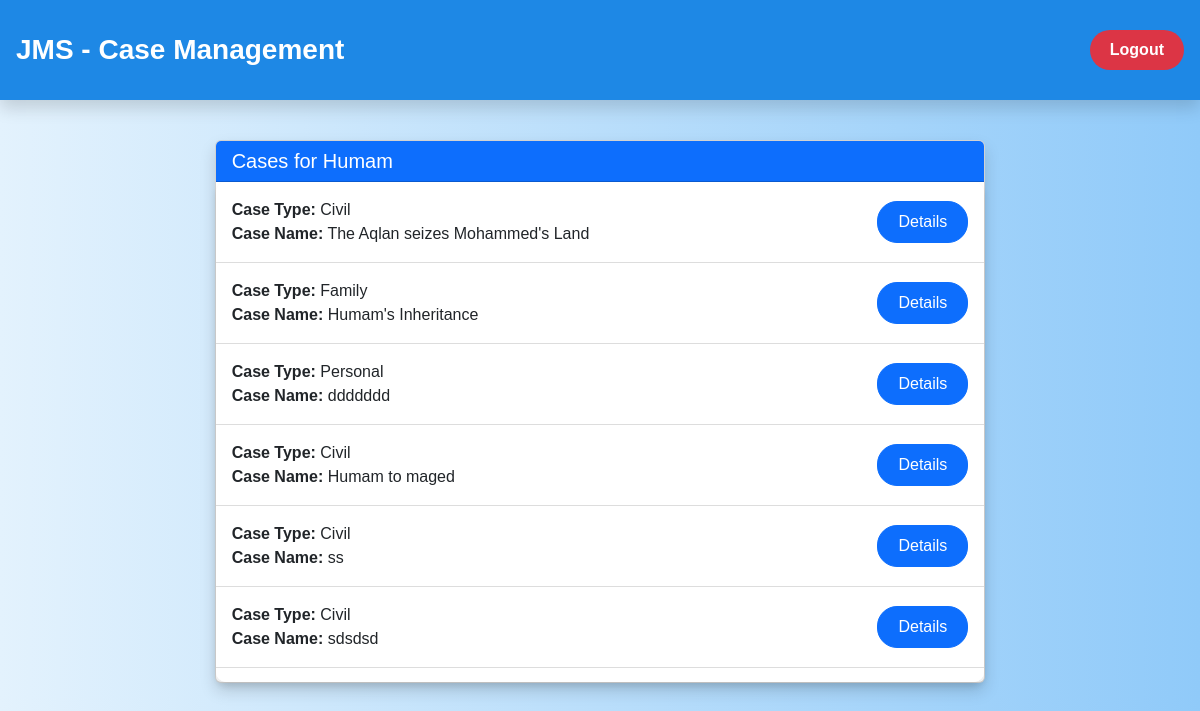
Screenshot of /Admin/admin_operations/view_user_case.php?UserID=20 with the database file from the repository.
### tables this page shows
CREATE TABLE `users` (
  `UserID` int(11) NOT NULL,
  `Name` varchar(255) DEFAULT NULL,
  `Role` int(11) DEFAULT NULL,
  `Email` varchar(255) DEFAULT NULL,
  `Phone` int(9) DEFAULT NULL,
  `userpassword` varchar(255) DEFAULT NULL,
  `created_at` timestamp NOT NULL DEFAULT current_timestamp(),
  `Address` text DEFAULT NULL,
  `LastLogin` datetime DEFAULT NULL
);

CREATE TABLE `cases` (
  `CaseID` int(11) NOT NULL,
  `CaseState` enum('Open','Closed') DEFAULT 'Open',
  `DateFiled` timestamp NOT NULL DEFAULT current_timestamp(),
  `AssignedJudgeID` int(11) DEFAULT NULL,
  `UserID` int(11) DEFAULT NULL,
  `Case_Status` enum('Financial','Personal','Intellectual Property','Civil','Commercial','Family','Criminal','Electronic') DEFAULT NULL,
  `Name` varchar(100) DEFAULT NULL,
  `created_at` timestamp NOT NULL DEFAULT current_timestamp(),
  `Description` text DEFAULT NULL,
  `verdict` text DEFAULT NULL,
  `Modi_Req` varchar(255) DEFAULT NULL,
  `withdraw_ability` enum('1','2','3') NOT NULL
);

### Admin/admin_operations/view_user_case.php (the view, shortened to what this page needs)
<?php
$id = $_GET['UserID'];
global $conn;
$user_query = "SELECT * FROM users WHERE UserID='$id'";
$user_query_result = mysqli_query($conn, $user_query);
$user_query_row = mysqli_fetch_assoc($user_query_result);
$user_id = $user_query_row['UserID'];
$cases_query = "SELECT * FROM cases WHERE UserID=$user_id";
$cases_query_result = mysqli_query($conn, $cases_query);
?>
<!DOCTYPE html>
<html lang="en">
<head>
    <link href="https://cdn.jsdelivr.net/npm/bootstrap@5.3.3/dist/css/bootstrap.min.css" rel="stylesheet">
    <link rel="stylesheet" href="../css/all.min.css">
    <link rel="stylesheet" href="../css/Bondi.css">
</head>
<body>
    <nav class="navbar navbar-light shadow">
        <div class="container-fluid">
            <span class="navbar-brand mb-0">JMS - Case Management</span>
            <a href="../logout.php" class="btn logout-btn">Logout</a>
        </div>
    </nav>
    <div class="container-fluid mt-4">
        <div class="row justify-content-center">
            <div class="col-md-8">
                <div class="card shadow">
                    <div class="card-header bg-primary text-white">
                        <h5 class="card-title mb-0">Cases for <?php echo $user_query_row['Name']; ?></h5>
                    </div>
                    <div class="card-body p-0">
                        <div class="scrollable">
                            <ul class="list-group list-group-flush">
                                <?php
                                while ($row = mysqli_fetch_assoc($cases_query_result)) {
                                    echo "
                                    <li class='list-group-item'>
                                        <div class='d-flex justify-content-between align-items-center'>
                                            <div class='d-flex flex-column'>
                                                <span><strong>Case Type:</strong> {$row['Case_Status']}</span>
                                                <span><strong>Case Name:</strong> {$row['Name']}</span>
                                            </div>
                                            <a href='../../User/View_Case_Details.php?CaseID={$row['CaseID']}' class='btn btn-primary'>Details</a>
                                        </div>
                                    </li>
                                    ";
                                }
                                ?>
                            </ul>
                        </div>
                    </div>
                </div>
            </div>
        </div>
    </div>
</body>
</html>

### css/Bondi.css (style rules this page uses)
body { font-family: "Roboto", sans-serif; }

### Admin/admin_operations/view_user_case.php (style rules this page uses)
body { background: linear-gradient(to right, #e3f2fd, #90caf9); font-family: 'Arial', sans-serif; }
.navbar { background-color: #1e88e5 !important; box-shadow: 0 2px 4px rgba(0, 0, 0, 0.1); }
.navbar-brand { color: #ffffff !important; font-size: 1.75rem; font-weight: bold; }
.logout-btn { background-color: #dc3545; border: none; border-radius: 20px; padding: 8px 20px; color: white; font-weight: bold; }
.scrollable { max-height: 500px; overflow-y: auto; border-radius: 10px; background: #ffffff; box-shadow: 0 4px 6px rgba(0, 0, 0, 0.1); }
.list-group-item { border: none; border-bottom: 1px solid #ddd; padding: 1rem; }
.btn-primary { border-radius: 20px; padding: 8px 20px; }
.container-fluid { padding: 1rem; }

### rows the page displays
users: Name "Humam"
cases: Case_Status "Civil", Name "The Aqlan seizes Mohammed's Land"
cases: Case_Status "Family", Name "Humam's Inheritance"
cases: Case_Status "Personal", Name "ddddddd"
cases: Case_Status "Civil", Name "Humam to maged"
cases: Case_Status "Civil", Name "ss"
cases: Case_Status "Civil", Name "sdsdsd"
